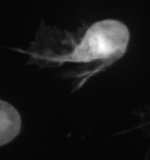
#> input picture Network/cell_quantifier/scripts/latex_scripts/latex_test_REAL.png, 150 x 160 px
$ python py_GMM.py   (Python 2 division)   (older library calls are emulated)
#> lines starting #> are read from the running program, lines starting #| are printed output that depends on the picture
# Do a GMM fit using the pixels of an image as input.

from scipy import ndimage
from scipy import misc
from sklearn import mixture
import numpy as np
import h5py
import matplotlib.pyplot as plt

n = 4
feature_no = 1
hdf5path = "../../archs/drosophila_0_training_4.h5"

# [20 lines of commented-out code are left out]
input_img = ndimage.imread("latex_test_REAL.png")[:,:,0]
#> input_img: shape (160, 150); min 5, max 255, mean 24.7
dims = input_img.shape[0:2]
#> dims = (160, 150)
pro_samples = input_img.reshape((input_img.size, 1))

# train GMM
gmm = mixture.GaussianMixture(n, max_iter=300, covariance_type='full')
gmm.fit(pro_samples)

np.set_printoptions(suppress=True)

print "Means:"
print gmm.means_
print ""

print "Covariances:"
print gmm.covariances_
print ""

print "Weights:"
print gmm.weights_
print ""

labels = gmm.predict(pro_samples).reshape(dims)
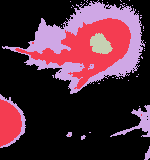
#> labels: shape (160, 150) int64; 4 distinct labels, from 0 to 3; one colour per label, 0 black
print labels.shape
#| (160, 150)

# plot input image and result
fig = plt.figure()
ax1 = fig.add_subplot(121)
ax1.axis("off")
ax1.imshow(input_img, plt.cm.gray)

ax2 = fig.add_subplot(122)
ax2.axis("off")
ax2.imshow(labels, cmap=plt.cm.viridis)

plt.show()
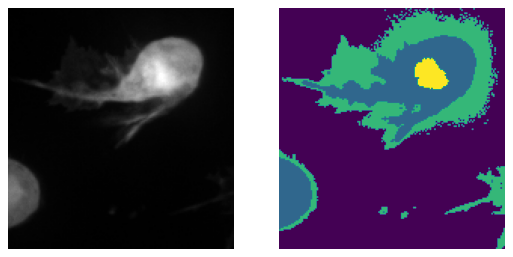
#> figure drawn by matplotlib, 2 panels

#misc.imsave("gmm_labels.png", labels)

$ run again, with Network/cell_quantifier/scripts/latex_scripts/elastic2.png copied over Network/cell_quantifier/scripts/latex_scripts/latex_test_REAL.png
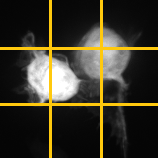
#> input picture Network/cell_quantifier/scripts/latex_scripts/elastic2.png, 158 x 158 px
#> `labels = gmm.predict(pro_samples).reshape(dims)`:
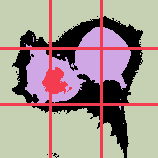
#> labels: shape (158, 158) int64; 4 distinct labels, from 0 to 3; one colour per label, 0 black
#| (158, 158)
#> `plt.show()`:
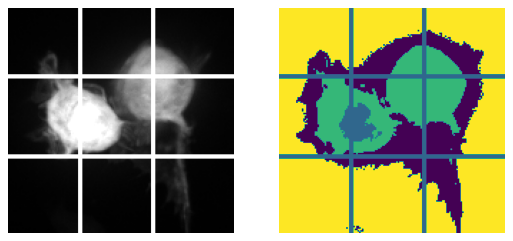
#> figure drawn by matplotlib, 2 panels
